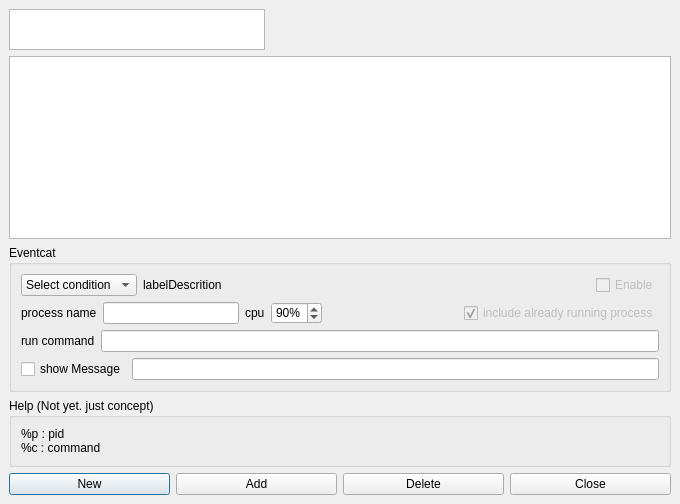
<ui version="4.0" >
 <class>EventDialog</class>
 <widget class="QDialog" name="EventDialog" >
  <property name="geometry" >
   <rect>
    <x>0</x>
    <y>0</y>
    <width>680</width>
    <height>504</height>
   </rect>
  </property>
  <property name="sizePolicy" >
   <sizepolicy>
    <hsizetype>0</hsizetype>
    <vsizetype>0</vsizetype>
    <horstretch>0</horstretch>
    <verstretch>0</verstretch>
   </sizepolicy>
  </property>
  <property name="focusPolicy" >
   <enum>Qt::WheelFocus</enum>
  </property>
  <property name="windowTitle" >
   <string>Watchdog 0.1 alpha</string>
  </property>
  <property name="styleSheet" >
   <string>QPushButtonX {
  /*   border: 2px solid #8f8f91;
   min-width: 80px; */
	/* image: url(:/icon/vista.png);*/
	color: rgb(244, 244, 244);
	border-image: url(:/icon/vista.png);
 }
QWidget {

/*	color: rgb(255, 255, 244);*/
  /*   border: 2px solid green;
     border-radius: 4px;
     padding: 2px;*/
/*	background-color: rgb(66, 66, 66);*/
   /*  background-image: url(images/welcome.png);

	border-image: url(:/icon/vista.png);*/
 }
QFrame, QLabel, QToolTip {
   /*  border: 2px solid green;
     border-radius: 4px;
     padding: 2px;
     background-image: url(images/welcome.png);*/
 }
 </string>
  </property>
  <layout class="QVBoxLayout" >
   <property name="margin" >
    <number>9</number>
   </property>
   <property name="spacing" >
    <number>6</number>
   </property>
   <item>
    <widget class="QListView" name="listView" >
     <property name="sizePolicy" >
      <sizepolicy>
       <hsizetype>0</hsizetype>
       <vsizetype>0</vsizetype>
       <horstretch>0</horstretch>
       <verstretch>0</verstretch>
      </sizepolicy>
     </property>
     <property name="minimumSize" >
      <size>
       <width>8</width>
       <height>1</height>
      </size>
     </property>
     <property name="maximumSize" >
      <size>
       <width>16777215</width>
       <height>51</height>
      </size>
     </property>
    </widget>
   </item>
   <item>
    <widget class="QTableView" name="tableView" >
     <property name="enabled" >
      <bool>true</bool>
     </property>
     <property name="sizePolicy" >
      <sizepolicy>
       <hsizetype>5</hsizetype>
       <vsizetype>5</vsizetype>
       <horstretch>0</horstretch>
       <verstretch>0</verstretch>
      </sizepolicy>
     </property>
     <property name="focusPolicy" >
      <enum>Qt::NoFocus</enum>
     </property>
     <property name="contextMenuPolicy" >
      <enum>Qt::NoContextMenu</enum>
     </property>
     <property name="alternatingRowColors" >
      <bool>true</bool>
     </property>
     <property name="selectionMode" >
      <enum>QAbstractItemView::SingleSelection</enum>
     </property>
     <property name="selectionBehavior" >
      <enum>QAbstractItemView::SelectRows</enum>
     </property>
     <property name="showGrid" >
      <bool>false</bool>
     </property>
     <property name="gridStyle" >
      <enum>Qt::NoPen</enum>
     </property>
    </widget>
   </item>
   <item>
    <widget class="QGroupBox" name="groupBox_2" >
     <property name="sizePolicy" >
      <sizepolicy>
       <hsizetype>5</hsizetype>
       <vsizetype>0</vsizetype>
       <horstretch>0</horstretch>
       <verstretch>0</verstretch>
      </sizepolicy>
     </property>
     <property name="title" >
      <string>Eventcat</string>
     </property>
     <layout class="QVBoxLayout" >
      <property name="margin" >
       <number>9</number>
      </property>
      <property name="spacing" >
       <number>6</number>
      </property>
      <item>
       <layout class="QHBoxLayout" >
        <property name="margin" >
         <number>0</number>
        </property>
        <property name="spacing" >
         <number>6</number>
        </property>
        <item>
         <widget class="QComboBox" name="comboBox" >
          <property name="sizePolicy" >
           <sizepolicy>
            <hsizetype>0</hsizetype>
            <vsizetype>0</vsizetype>
            <horstretch>0</horstretch>
            <verstretch>0</verstretch>
           </sizepolicy>
          </property>
          <item>
           <property name="text" >
            <string>Select condition</string>
           </property>
          </item>
         </widget>
        </item>
        <item>
         <widget class="QLabel" name="labelDesc" >
          <property name="text" >
           <string>labelDescrition</string>
          </property>
         </widget>
        </item>
        <item>
         <spacer>
          <property name="orientation" >
           <enum>Qt::Horizontal</enum>
          </property>
          <property name="sizeHint" >
           <size>
            <width>36</width>
            <height>20</height>
           </size>
          </property>
         </spacer>
        </item>
        <item>
         <widget class="QCheckBox" name="checkBox" >
          <property name="enabled" >
           <bool>false</bool>
          </property>
          <property name="text" >
           <string>Enable</string>
          </property>
         </widget>
        </item>
       </layout>
      </item>
      <item>
       <layout class="QHBoxLayout" >
        <property name="margin" >
         <number>0</number>
        </property>
        <property name="spacing" >
         <number>6</number>
        </property>
        <item>
         <widget class="QLabel" name="label_procname" >
          <property name="text" >
           <string>process name</string>
          </property>
         </widget>
        </item>
        <item>
         <widget class="QLineEdit" name="proc_name" />
        </item>
        <item>
         <widget class="QLabel" name="label_cpu" >
          <property name="text" >
           <string>cpu</string>
          </property>
         </widget>
        </item>
        <item>
         <widget class="QSpinBox" name="spinBox" >
          <property name="toolTip" >
           <string>acdcd</string>
          </property>
          <property name="statusTip" >
           <string>ddddd</string>
          </property>
          <property name="whatsThis" >
           <string>ccccc</string>
          </property>
          <property name="accessibleName" >
           <string>aaaa</string>
          </property>
          <property name="suffix" >
           <string>%</string>
          </property>
          <property name="prefix" >
           <string/>
          </property>
          <property name="value" >
           <number>90</number>
          </property>
         </widget>
        </item>
        <item>
         <spacer>
          <property name="orientation" >
           <enum>Qt::Horizontal</enum>
          </property>
          <property name="sizeHint" >
           <size>
            <width>40</width>
            <height>20</height>
           </size>
          </property>
         </spacer>
        </item>
        <item>
         <widget class="QCheckBox" name="checkBox_alreadyrun" >
          <property name="enabled" >
           <bool>false</bool>
          </property>
          <property name="font" >
           <font/>
          </property>
          <property name="text" >
           <string>include already running process</string>
          </property>
          <property name="checked" >
           <bool>true</bool>
          </property>
         </widget>
        </item>
       </layout>
      </item>
      <item>
       <layout class="QHBoxLayout" >
        <property name="margin" >
         <number>0</number>
        </property>
        <property name="spacing" >
         <number>6</number>
        </property>
        <item>
         <widget class="QLabel" name="label_3" >
          <property name="text" >
           <string>run command</string>
          </property>
         </widget>
        </item>
        <item>
         <widget class="QLineEdit" name="command" >
          <property name="toolTip" >
           <string/>
          </property>
         </widget>
        </item>
       </layout>
      </item>
      <item>
       <layout class="QHBoxLayout" >
        <property name="margin" >
         <number>0</number>
        </property>
        <property name="spacing" >
         <number>6</number>
        </property>
        <item>
         <widget class="QCheckBox" name="checkShowMsg" >
          <property name="text" >
           <string>show Message</string>
          </property>
         </widget>
        </item>
        <item>
         <widget class="QLineEdit" name="message" >
          <property name="text" >
           <string/>
          </property>
         </widget>
        </item>
       </layout>
      </item>
     </layout>
    </widget>
   </item>
   <item>
    <widget class="QGroupBox" name="groupBox" >
     <property name="sizePolicy" >
      <sizepolicy>
       <hsizetype>5</hsizetype>
       <vsizetype>0</vsizetype>
       <horstretch>0</horstretch>
       <verstretch>0</verstretch>
      </sizepolicy>
     </property>
     <property name="title" >
      <string>Help (Not yet. just concept)</string>
     </property>
     <layout class="QVBoxLayout" >
      <property name="margin" >
       <number>9</number>
      </property>
      <property name="spacing" >
       <number>4</number>
      </property>
      <item>
       <widget class="QLabel" name="label_2" >
        <property name="sizePolicy" >
         <sizepolicy>
          <hsizetype>0</hsizetype>
          <vsizetype>0</vsizetype>
          <horstretch>0</horstretch>
          <verstretch>0</verstretch>
         </sizepolicy>
        </property>
        <property name="text" >
         <string>%p : pid
%c : command</string>
        </property>
       </widget>
      </item>
     </layout>
    </widget>
   </item>
   <item>
    <layout class="QHBoxLayout" >
     <property name="margin" >
      <number>0</number>
     </property>
     <property name="spacing" >
      <number>6</number>
     </property>
     <item>
      <widget class="QPushButton" name="newButton" >
       <property name="styleSheet" >
        <string/>
       </property>
       <property name="text" >
        <string>New</string>
       </property>
      </widget>
     </item>
     <item>
      <widget class="QPushButton" name="addButton" >
       <property name="text" >
        <string>Add</string>
       </property>
      </widget>
     </item>
     <item>
      <widget class="QPushButton" name="delButton" >
       <property name="text" >
        <string>Delete</string>
       </property>
      </widget>
     </item>
     <item>
      <widget class="QPushButton" name="closeButton" >
       <property name="text" >
        <string>Close</string>
       </property>
      </widget>
     </item>
    </layout>
   </item>
  </layout>
 </widget>
 <resources>
  <include location="qps.qrc" />
 </resources>
 <connections/>
</ui>
